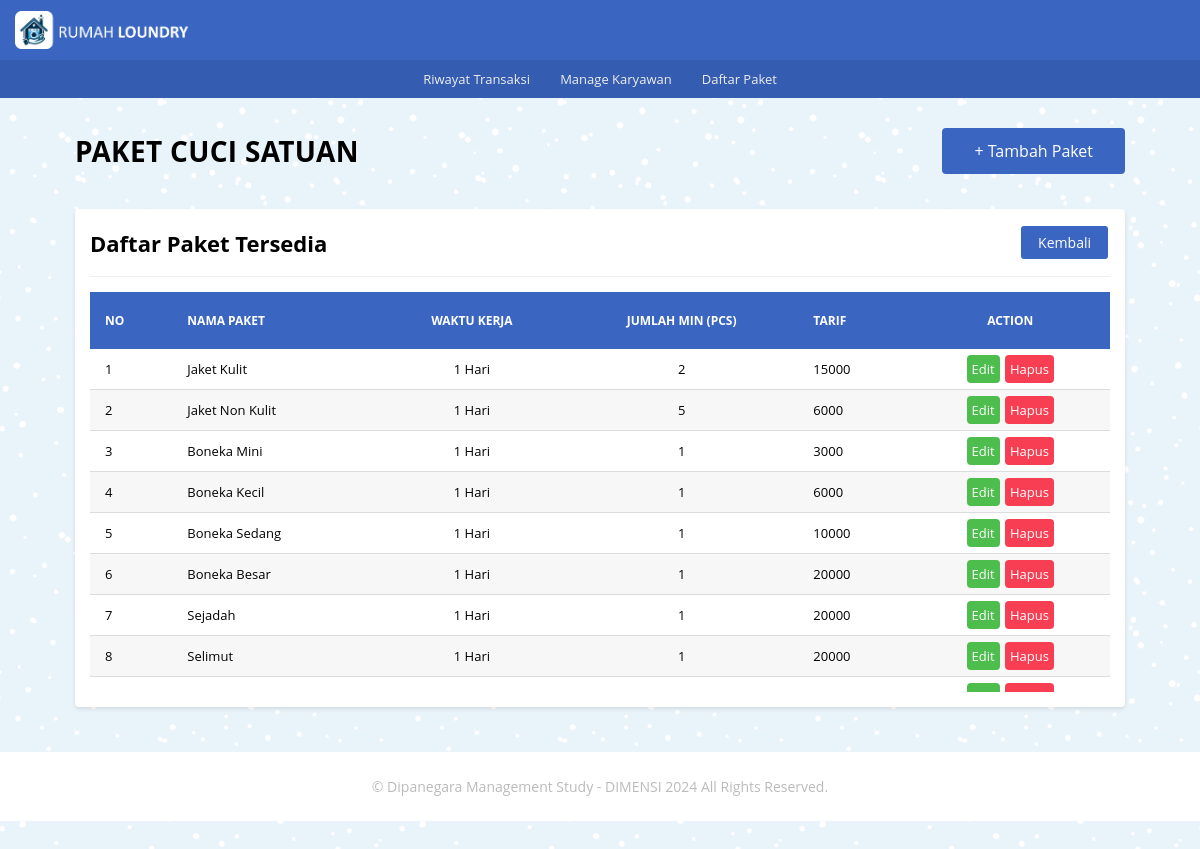
Screenshot of /paket/pkt_cs/pkt_cs.php with the database file from the repository.
### tables this page shows
CREATE TABLE `tb_cuci_satuan` (
  `id_cs` int NOT NULL,
  `nama_cs` varchar(100) NOT NULL,
  `waktu_kerja_cs` varchar(20) NOT NULL,
  `kuantitas_cs` int NOT NULL,
  `tarif_cs` int NOT NULL,
  `keterangan_cs` text NOT NULL
);

### _functions.php (called while the page is built, shortened)
<?php
$host	= 'localhost';
$user = 'root';
$pass	= '';
$db	= 'laundry_app';
$koneksi = mysqli_connect($host,$user,$pass,$db);
function query($query){
	global $koneksi;
	$result = mysqli_query($koneksi, $query);
	$rows = [];
	while ($row = mysqli_fetch_assoc($result)) {
		$rows[] = $row;
	}
	return $rows;
}
function url($url = null){
	$url_utama = "http://localhost/rumah_laundry";
	if ($url != null) {
		return $url_utama . '/' . $url;
	}else{
		return $url_utama;
	}
}

### paket/pkt_cs/pkt_cs.php (the view)
<?php
   require_once('../../_header.php');
   $data_cs = query('SELECT * FROM tb_cuci_satuan');
?>
<div id="pkt_cs" class="main-content">
		<div class="container">
			<div class="baris">
				<div class="selamat-datang">
					<div class="col-header">
						<h2 class="judul-md">Paket Cuci Satuan</h2>
               </div>
					<div class="col-header txt-right">
						<a href="<?=url('paket/pkt_cs/tambah.php')?>" class="btn-lg bg-primary">+ Tambah Paket</a>
					</div>
				</div>
			</div>
			<div class="baris">
				<div class="col">
					<div class="card">
						<div class="card-title card-flex">
							<div class="card-col">
								<h2>Daftar Paket Tersedia</h2>
							</div>
							<div class="card-col txt-right">
								<a href="<?=url('paket/paket.php')?>" class="btn-xs bg-primary">Kembali</a>
							</div>
						</div>
						<div class="card-body">
							<div class="tabel-kontainer">
								<table class="tabel-transaksi">
									<thead>
										<tr>
											<th class="sticky">No</th>
											<th class="sticky">Nama Paket</th>
											<th class="sticky" style="text-align: center;">Waktu Kerja</th>
											<th class="sticky" style="text-align: center;">Jumlah Min (Pcs)</th>
											<th class="sticky">Tarif</th>
											<th class="sticky" style="text-align: center;">Action</th>
										</tr>
									</thead>
									<tbody>
										<?php $no = 1; ?>
										<?php foreach($data_cs as $cs) : ?>
											<tr>
												<td><?= $no ?></td>
												<td><?= $cs['nama_cs'] ?></td>
                                    <td align="center"><?= $cs['waktu_kerja_cs'] ?></td>
                                    <td align="center"><?= $cs['kuantitas_cs'] ?></td>
												<td><?= $cs['tarif_cs'] ?></td>
												<td align="center">
													<a href="<?=url('paket/pkt_cs/edit.php')?>?id_cs=<?=$cs['id_cs']?>" class="btn btn-edit">Edit</a>
													<a href="<?=url('paket/pkt_cs/hapus.php')?>?id_cs=<?=$cs['id_cs']?>" onclick="return confirm('Yakin akan menghapus?');"  class="btn btn-hapus">Hapus</a>
												</td>
											</tr>
											<?php $no++ ?>
										<?php endforeach; ?>
									</tbody>
								</table>
							</div>
						</div>
					</div>
				</div>
			</div>
		</div>
	</div>
<?php require_once('../../_footer.php') ?>

### _assets/css/style.css (style rules this page uses)
* { margin: 0; padding: 0; box-sizing: border-box; }
html,body { width: 100%; max-width: 100%; position: relative; font-family: 'Open sans', sans-serif; display: flex; flex-direction: column; background-image: url(../img/blue-snow.png); overflow-x: hidden; }
.txt-right { text-align: right; }
h2 { font-size: 22px; }
.main-content { display: flex; flex-direction: column; }
.container { display: flex; flex-direction: column; width: 1080px; max-width: 100%; margin: auto; padding: 0 15px; min-height: 20px; }
.baris { position: relative; margin: 0 -15px; display: flex; flex-direction: row; flex-wrap: wrap; }
.selamat-datang { width: 100%; display: flex; flex-direction: row; flex-wrap: wrap; align-items: center; justify-content: space-between; padding: 0 15px; margin: 30px 0 20px 0; }
.selamat-datang .col-header { flex: 1; }
.selamat-datang .col-header .judul-md { font-size: 28px; text-transform: uppercase; letter-spacing: .3px; }
.selamat-datang .col-header a { display: inline-block; color: #fff; text-decoration: none; }
.btn-lg { padding: 10px 30px; border-radius: 4px; }
.bg-primary { border: 2px solid #3a66c1; color: #ffffff; background-color: #3a66c1; }
.col { flex: 1; }
.card { background-color: #fff; margin: 15px; padding: 15px; border-radius: 4px; box-shadow: 0 2px 4px rgba(0,0,0,0.10); }
.card-body { position: relative; }
.card-title { padding-bottom: 15px; margin-bottom: 15px; border-bottom: 1px solid #eeeeee; }
.card-flex { display: flex; flex-direction: row; align-items: center; justify-content: space-between; }
.card-col { flex: 1; }
.tabel-kontainer { display: block; width: 100%; height: 400px; position: relative; overflow-x: auto; overflow-y: auto; }
.tabel-transaksi { border: 0; border-collapse: collapse; width: 100%; }
.tabel-transaksi thead { color: #ffffff; }
.tabel-transaksi thead th { text-transform: uppercase; font-size: 12px; text-align: left; padding: 20px 15px; background-color: #3a66c1; }
.sticky { position: sticky; top: 0; }
.tabel-transaksi tbody tr { border-bottom: 1px solid #dddddd; }
.tabel-transaksi tbody tr:nth-child(even) { background-color: #f7f7f7; }
.tabel-transaksi tbody tr td { padding: 5px 15px; font-size: 13px; }
.btn { display: inline-block; text-decoration: none; padding: 5px; margin: 1px; border-radius: 4px; }
.btn-edit { background-color: #4dbd4d; color: #ffffff; }
.btn-hapus { background-color: #f73e53; color: #ffffff; }
.btn-xs { font-size: 14px; display: inline-block; text-decoration: none; padding: 5px 15px; margin: 2px; border-radius: 3px; cursor: pointer; }

### rows the page displays
tb_cuci_satuan: nama_cs "Jaket Kulit", waktu_kerja_cs "1 Hari", kuantitas_cs "2", tarif_cs "15000"
tb_cuci_satuan: nama_cs "Jaket Non Kulit", waktu_kerja_cs "1 Hari", kuantitas_cs "5", tarif_cs "6000"
tb_cuci_satuan: nama_cs "Boneka Mini", waktu_kerja_cs "1 Hari", kuantitas_cs "1", tarif_cs "3000"
tb_cuci_satuan: nama_cs "Boneka Kecil", waktu_kerja_cs "1 Hari", kuantitas_cs "1", tarif_cs "6000"
tb_cuci_satuan: nama_cs "Boneka Sedang", waktu_kerja_cs "1 Hari", kuantitas_cs "1", tarif_cs "10000"
tb_cuci_satuan: nama_cs "Boneka Besar", waktu_kerja_cs "1 Hari", kuantitas_cs "1", tarif_cs "20000"
tb_cuci_satuan: nama_cs "Sejadah", waktu_kerja_cs "1 Hari", kuantitas_cs "1", tarif_cs "20000"
tb_cuci_satuan: nama_cs "Selimut", waktu_kerja_cs "1 Hari", kuantitas_cs "1", tarif_cs "20000"
